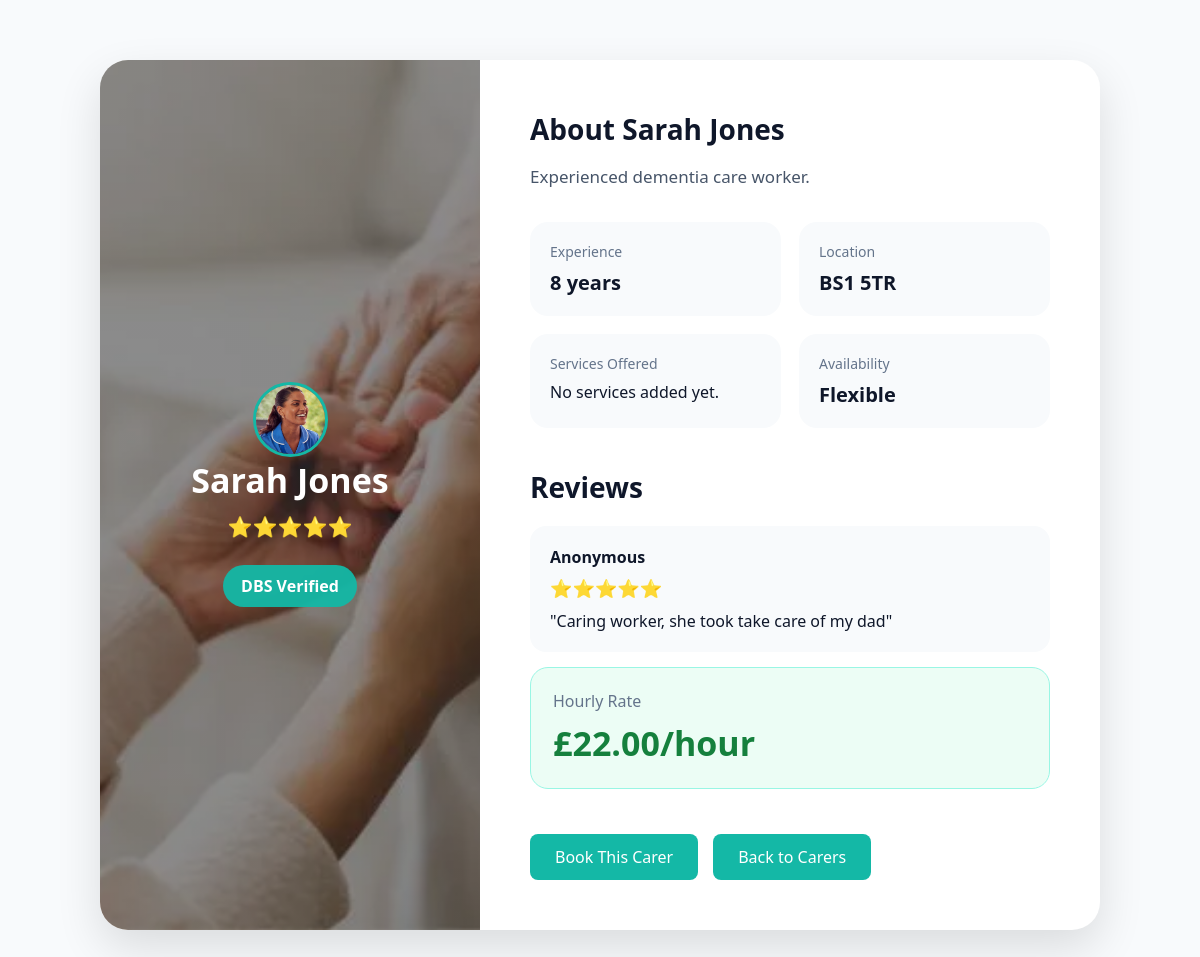
/carer/1/, run on an earlier commit of the app's database.
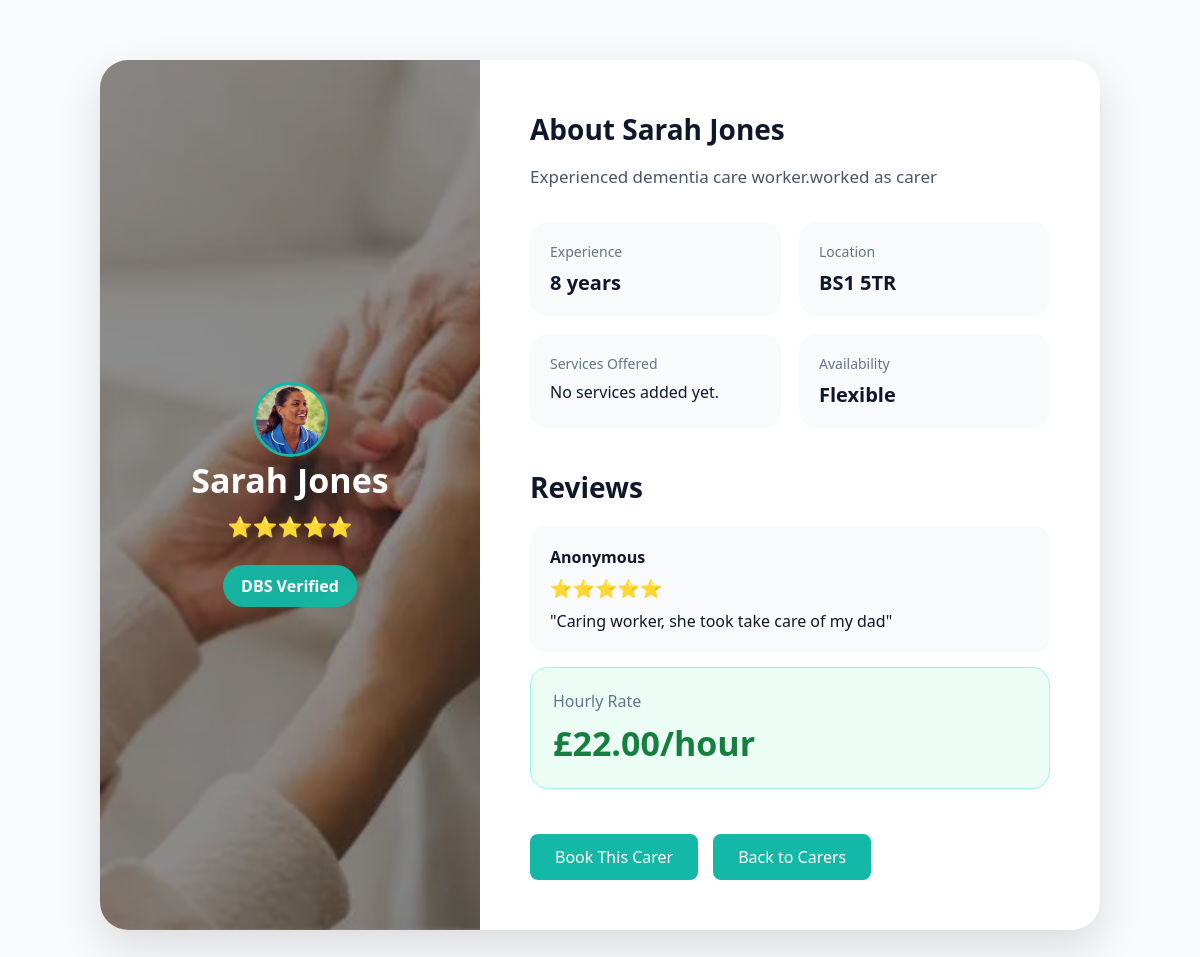
And on a later commit of the database.
### carers/models.py (models this page shows, shortened)
class Carer(models.Model):
    user = models.OneToOneField(
        User,
        on_delete=models.CASCADE,
        null=True,
        blank=True,
        related_name='carer_profile'
    )
    GENDER_CHOICES = (
        ('male', 'Male'),
        ('female', 'Female'),
    )
    CARE_TYPES = (
        ('Personal Care', 'Personal Care'),
        ('Dementia Care', 'Dementia Care'),
        ('Companionship', 'Companionship'),
        ('Overnight Care', 'Overnight Care'),
        ('Respite Care', 'Respite Care'),
        ('Learning Disabilities Support', 'Learning Disabilities Support'),
        ('Autism Support', 'Autism Support'),
        ('Live-in Care', 'Live-in Care'),
        ('Mobility Support', 'Mobility Support'),
        ('Domestic Support', 'Domestic Support'),
        ('Shopping & Community Access', 'Shopping & Community Access'),
    )
    care_type = models.CharField(
        max_length=50,
        choices=CARE_TYPES,
        default='Personal Care'
    )
    services_offered = models.JSONField(
        default=list,
        blank=True
    )
    full_name = models.CharField(max_length=100)
    email = models.EmailField(
        blank=True
    )
    photo = models.ImageField(
        upload_to='carers/',
        blank=True,
        null=True
    )
    gender = models.CharField(
        max_length=10,
        choices=GENDER_CHOICES,
        default='female'
    )
    postcode = models.CharField(max_length=20)
    experience_years = models.PositiveIntegerField()
    hourly_rate = models.DecimalField(
        max_digits=8,
        decimal_places=2
    )
    phone_number = models.CharField(
        max_length=20,
        blank=True
    )
    address = models.TextField(
        blank=True
    )
    bio = models.TextField()
    dbs_verified = models.BooleanField(
        default=False
    )

### carers/views.py (the view)
# urls.py: path('carer/<int:id>/', carer_detail, name='carer_detail'),
def carer_detail(request, id):
    carer = get_object_or_404(Carer, id=id)
    reviews = Review.objects.filter(
        carer=carer
    )
    return render(
        request,
        'carers/carer_detail.html',
        {
            'carer': carer,
            'reviews': reviews,
        }
    )

### carers/templates/carers/carer_detail.html (shortened to what this page needs)
{% load static %}
<!DOCTYPE html>
<html>
<head>
</head>
<body>
<div class="profile-page">
    <div class="profile-card">
        <div class="profile-left">
            {% if carer.photo %}
                    <img src="{{ carer.photo.url }}">
                {% endif %}
            <h1>{{ carer.full_name }}</h1>
            <div class="rating">
                ⭐⭐⭐⭐⭐
            </div>
            {% if carer.dbs_verified %}
                <div class="verified-badge">
                    DBS Verified
                </div>
            {% endif %}
        </div>
        <div class="profile-right">
            <h2>About {{ carer.full_name }}</h2>
            <p class="bio">
                {{ carer.bio }}
            </p>
            <div class="info-grid">
                <div class="info-box">
                    <span>Experience</span>
                    <strong>{{ carer.experience_years }} years</strong>
                </div>
                <div class="info-box">
                    <span>Location</span>
                    <strong>{{ carer.postcode }}</strong>
                </div>
                <div class="info-box">
                    <span>Services Offered</span>
                    {% if carer.services_offered %}
                        {% for service in carer.services_offered %}
                            <div>✅ {{ service }}</div>
                        {% endfor %}
                    {% else %}
                        <div>No services added yet.</div>
                    {% endif %}
                </div>
                <div class="info-box">
                    <span>Availability</span>
                    <strong>Flexible</strong>
                </div>
            </div>
<div class="reviews-section">
    <h2>Reviews</h2>
    {% for review in reviews %}
        <div class="review-card">
            <h4>{{ review.reviewer_name }}</h4>
            <p class="stars">
                ⭐⭐⭐⭐⭐
            </p>
            <p>
                "{{ review.comment }}"
            </p>
        </div>
    {% empty %}
        <p>No reviews yet.</p>
    {% endfor %}
</div>
            <div class="price-box">
                <span>Hourly Rate</span>
                <div class="price">
                    £{{ carer.hourly_rate }}/hour
                </div>
            </div>
            <div class="buttons">
               <a href="/booking/{{ carer.id }}/" class="view-btn">
                    Book This Carer
                </a>
                <a href="/carers/"class="view-btn">
                    Back to Carers
                </a>
            </div>
        </div>
    </div>
</div>
</body>
</html>

What changed in the data, as far as the page shows it:
changed Carer "Sarah Jones": bio "Experienced dementia care worker." → "Experienced dementia care worker.worked as carer"
